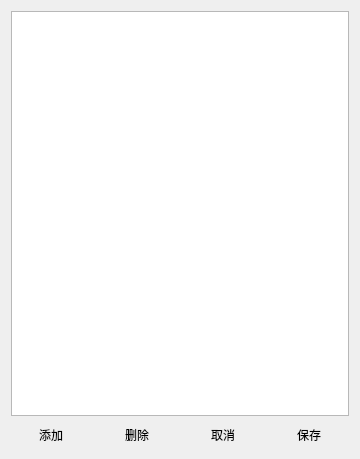
<?xml version="1.0" encoding="UTF-8"?>
<ui version="4.0">
 <class>ClassWidget</class>
 <widget class="QWidget" name="ClassWidget">
  <property name="geometry">
   <rect>
    <x>0</x>
    <y>0</y>
    <width>338</width>
    <height>459</height>
   </rect>
  </property>
  <property name="windowTitle">
   <string>Form</string>
  </property>
  <layout class="QGridLayout" name="gridLayout">
   <item row="0" column="0" colspan="4">
    <widget class="QTableView" name="tableView">
     <property name="showGrid">
      <bool>false</bool>
     </property>
    </widget>
   </item>
   <item row="1" column="0">
    <widget class="QPushButton" name="insertButton">
     <property name="text">
      <string>添加</string>
     </property>
     <property name="flat">
      <bool>true</bool>
     </property>
    </widget>
   </item>
   <item row="1" column="1">
    <widget class="QPushButton" name="deleteButton">
     <property name="text">
      <string>删除</string>
     </property>
     <property name="flat">
      <bool>true</bool>
     </property>
    </widget>
   </item>
   <item row="1" column="2">
    <widget class="QPushButton" name="cancelButton">
     <property name="text">
      <string>取消</string>
     </property>
     <property name="flat">
      <bool>true</bool>
     </property>
    </widget>
   </item>
   <item row="1" column="3">
    <widget class="QPushButton" name="saveButton">
     <property name="text">
      <string>保存</string>
     </property>
     <property name="flat">
      <bool>true</bool>
     </property>
    </widget>
   </item>
  </layout>
 </widget>
 <resources/>
 <connections/>
</ui>
